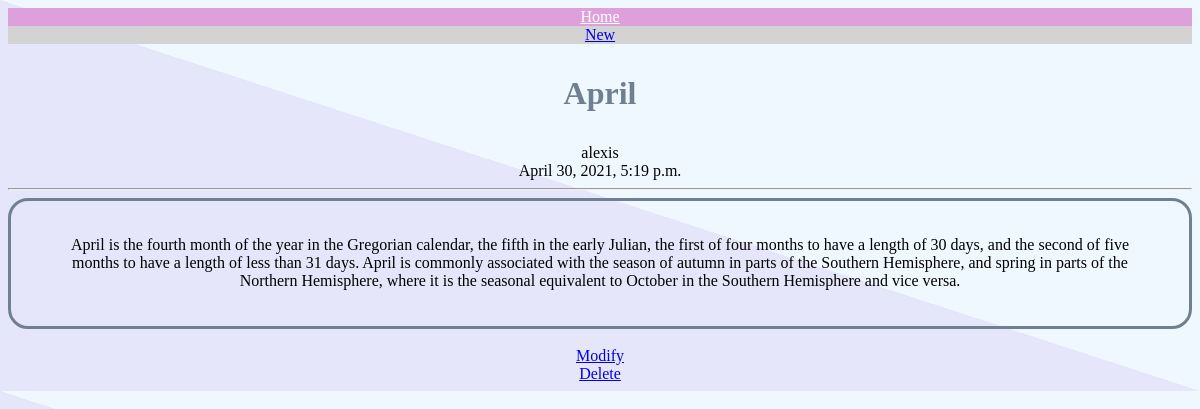
Screenshot of /blog/9 with the database file from the repository.
### blog/models.py (models this page shows, shortened)
class Blog(models.Model):
    subject = models.CharField(max_length=200)
    author = models.CharField(max_length=100)
    date = models.DateTimeField()
    content = models.TextField()

### blog/views.py (the view)
# urls.py: path('<str:content_id>', detail, name="detail"),
def detail(request,content_id):
    blog = get_object_or_404(Blog, pk = content_id)
    return render(request, 'detail.html', {'blog':blog})

### blog/templates/detail.html (shortened to what this page needs)
<!DOCTYPE html>
<html>
{% extends 'base.html' %}
{% block content %}
    <h1>{{blog.subject}}</h1>
    {{blog.author}}
    <br>
    {{blog.date}}
    <hr>
    <div id="content">
        {{blog.content}}
    </div>
    <br>
    <a href="{% url 'edit' blog.id %}">Modify</a>
    <br>
    <a href="{% url 'delete' blog.id %}">Delete</a>
{% endblock %}

### thirdproject/templates/base.html (style rules this page uses)
body { text-align: center; background: linear-gradient(to bottom left, aliceblue 50%, lavender 50%); font-family: fantasy; }
#content { border: solid; border-color:slategrey; border-radius: 20px; padding: 3%; }
h1 { color:slategrey; padding: 10px; }

### rows the page displays
Blog: subject "April", author "alexis", date "April 30, 2021, 5:19 p.m.", content "April is the fourth month of the year in the Gregorian calendar, the fifth in the early Julian, the first of four months to have a length of 30 days, and the second of five months to have a length of less than 31 days. April is commonly associated with the season of autumn in parts of the Southern Hemisphere, and spring in parts of the Northern Hemisphere, where it is the seasonal equivalent to October in the Southern Hemisphere and vice versa."
